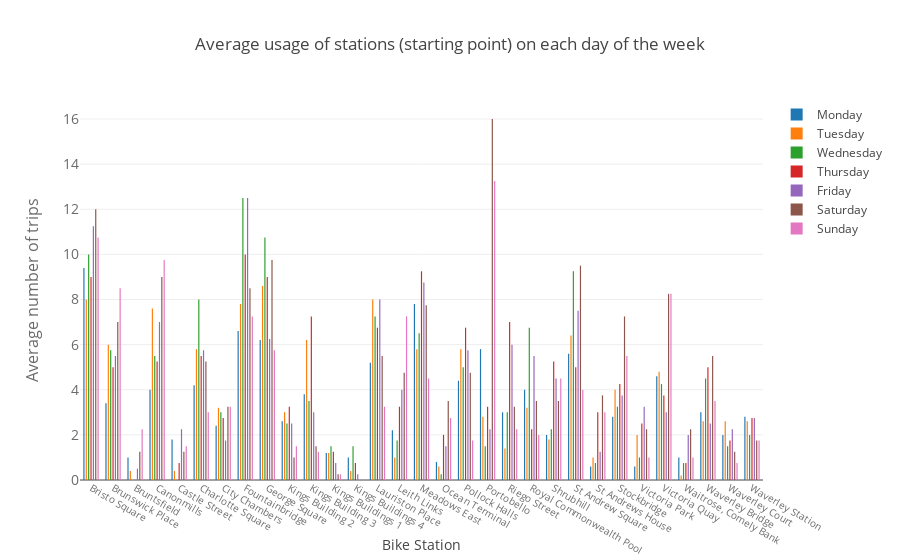

The cell this chart's notebook holds for it:
### Markdown cell above
**Next, I try to discover the which stations have largest demand on different days. I think this might be helpful for making decision about the allocation of number of bikes to different stations on different days.**

### Code cell
# Count the bike usage per station on each day, average those counts number for each day
data = []
day = ["Monday",'Tuesday','Wednesday','Thursday','Friday','Saturday','Sunday']
for j,i in enumerate(bike_df.started_at.dt.dayofweek.unique()):
    data.append(
        go.Bar(
            # Count the usage of each station
            x=bike_df[bike_df.started_at.dt.dayofweek==i].start_station_name.value_counts().sort_index().index,
            # Average the counts for each day
            y=(bike_df[bike_df.started_at.dt.dayofweek==i].start_station_name.value_counts()/
               len(bike_df[bike_df.started_at.dt.dayofweek==i].started_at.dt.day.value_counts())).sort_index(),
            name=day[j]
        )
    )

# Set the feature of the chart
layout = go.Layout(
    title='Average usage of stations (starting point) on each day of the week',
    xaxis=dict(
        title='Bike Station',
        tickfont=dict(
            size=10,
            color='rgb(107, 107, 107)'
        )
    ),
    yaxis=dict(
        title='Average number of trips',
        titlefont=dict(
            size=16,
            color='rgb(107, 107, 107)'
        ),
        tickfont=dict(
            size=14,
            color='rgb(107, 107, 107)'
        )
    ),
    barmode='group',
    bargap=0.25,
    bargroupgap=0.5
)

# Plot the graph
fig = go.Figure(data=data, layout=layout)
iplot(fig, filename='basic-bar')

### Figure 1 — Plotly figure (JSON) as saved in the notebook; plotly's stock layout.template omitted (floating-point values rounded to 4 significant figures)
{"data": [{"name": "Monday", "type": "bar", "uid": "3edd359e-f977-11e8-a8b9-9801a79eab69", "x": ["Bristo Square", "Brunswick Place", "Bruntsfield", "Canonmills", "Castle Street", "Charlotte Square", "City Chambers", "Fountainbridge", "George Square", "Kings Building 2", "Kings Building 3", "Kings Buildings 1", "Kings Buildings 4", "Lauriston Place", "Leith Links", "Meadows East", "Ocean Terminal", "Pollock Halls", "Portobello", "Riego Street", "Royal Commonwealth Pool", "Shrubhill", "St Andrew Square", "St Andrews House", "Stockbridge", "Victoria Park", "Victoria Quay", "Waitrose, Comely Bank", "Waverley Bridge", "Waverley Court", "Waverley Station"], "y": [9.4, 3.4, 1, 4, 1.8, 4.2, 2.4, 6.6, 6.2, 2.6, 3.8, 1.2, 1, 5.2, 2.2, 7.8, 0.8, 4.4, 5.8, 3, 4, 2, 5.6, 0.6, 2.8, 0.6, 4.6, 1, 3, 2, 2.8]}, {"name": "Tuesday", "type": "bar", "uid": "3edd3724-f977-11e8-928f-9801a79eab69", "x": ["Bristo Square", "Brunswick Place", "Bruntsfield", "Canonmills", "Castle Street", "Charlotte Square", "City Chambers", "Fountainbridge", "George Square", "Kings Building 2", "Kings Building 3", "Kings Buildings 1", "Kings Buildings 4", "Lauriston Place", "Leith Links", "Meadows East", "Ocean Terminal", "Pollock Halls", "Portobello", "Riego Street", "Royal Commonwealth Pool", "Shrubhill", "St Andrew Square", "St Andrews House", "Stockbridge", "Victoria Park", "Victoria Quay", "Waitrose, Comely Bank", "Waverley Bridge", "Waverley Court", "Waverley Station"], "y": [8, 6, 0.4, 7.6, 0.4, 5.8, 3.2, 7.8, 8.6, 3, 6.2, 1.2, 0.4, 8, 1, 5.8, 0.6, 5.8, 2.8, 1.4, 3.2, 1.8, 6.4, 1, 4, 2, 4.8, 0.2, 2.6, 2.6, 2.6]}, {"name": "Wednesday", "type": "bar", "uid": "3edd3800-f977-11e8-9685-9801a79eab69", "x": ["Bristo Square", "Brunswick Place", "Canonmills", "Charlotte Square", "City Chambers", "Fountainbridge", "George Square", "Kings Building 2", "Kings Building 3", "Kings Buildings 1", "Kings Buildings 4", "Lauriston Place", "Leith Links", "Meadows East", "Ocean Terminal", "Pollock Halls", "Portobello", "Riego Street", "Royal Commonwealth Pool", "Shrubhill", "St Andrew Square", "St Andrews House", "Stockbridge", "Victoria Park", "Victoria Quay", "Waitrose, Comely Bank", "Waverley Bridge", "Waverley Court", "Waverley Station"], "y": [10, 5.75, 5.5, 8, 3, 12.5, 10.75, 2.5, 3.5, 1.5, 1.5, 7.25, 1.75, 6.5, 0.25, 5, 1.5, 3, 6.75, 2.25, 9.25, 0.75, 3.25, 1, 4.25, 0.75, 4.5, 1.5, 2]}, {"name": "Thursday", "type": "bar", "uid": "3edd38b4-f977-11e8-bd1a-9801a79eab69", "x": ["Bristo Square", "Brunswick Place", "Canonmills", "Castle Street", "Charlotte Square", "City Chambers", "Fountainbridge", "George Square", "Kings Building 2", "Kings Building 3", "Kings Buildings 1", "Kings Buildings 4", "Lauriston Place", "Leith Links", "Meadows East", "Ocean Terminal", "Pollock Halls", "Portobello", "Riego Street", "Royal Commonwealth Pool", "Shrubhill", "St Andrew Square", "St Andrews House", "Stockbridge", "Victoria Park", "Victoria Quay", "Waitrose, Comely Bank", "Waverley Bridge", "Waverley Court", "Waverley Station"], "y": [9, 5, 5.25, 0.75, 5.5, 2.75, 10, 9, 3.25, 7.25, 1.25, 0.75, 6.75, 3.25, 9.25, 2, 6.75, 3.25, 7, 2.25, 5.25, 5, 3, 4.25, 2.5, 3.75, 0.75, 5, 1.75, 2.75]}, {"name": "Friday", "type": "bar", "uid": "3edd395e-f977-11e8-80ee-9801a79eab69", "x": ["Bristo Square", "Brunswick Place", "Bruntsfield", "Canonmills", "Castle Street", "Charlotte Square", "City Chambers", "Fountainbridge", "George Square", "Kings Building 2", "Kings Building 3", "Kings Buildings 1", "Kings Buildings 4", "Lauriston Place", "Leith Links", "Meadows East", "Ocean Terminal", "Pollock Halls", "Portobello", "Riego Street", "Royal Commonwealth Pool", "Shrubhill", "St Andrew Square", "St Andrews House", "Stockbridge", "Victoria Park", "Victoria Quay", "Waitrose, Comely Bank", "Waverley Bridge", "Waverley Court", "Waverley Station"], "y": [11.25, 5.5, 0.5, 7, 2.25, 5.75, 1.75, 12.5, 6.25, 2.5, 3, 0.75, 0.25, 8, 4, 8.75, 1.5, 5.75, 2.25, 6, 5.5, 4.5, 7.5, 1.25, 3.75, 3.25, 3, 2, 2.5, 2.25, 2.75]}, {"name": "Saturday", "type": "bar", "uid": "3edd39fe-f977-11e8-b8c6-9801a79eab69", "x": ["Bristo Square", "Brunswick Place", "Bruntsfield", "Canonmills", "Castle Street", "Charlotte Square", "City Chambers", "Fountainbridge", "George Square", "Kings Building 2", "Kings Building 3", "Kings Buildings 1", "Lauriston Place", "Leith Links", "Meadows East", "Ocean Terminal", "Pollock Halls", "Portobello", "Riego Street", "Royal Commonwealth Pool", "Shrubhill", "St Andrew Square", "St Andrews House", "Stockbridge", "Victoria Park", "Victoria Quay", "Waitrose, Comely Bank", "Waverley Bridge", "Waverley Court", "Waverley Station"], "y": [12, 7, 1.25, 9, 1.25, 5.25, 3.25, 8.5, 9.75, 1, 1.5, 0.25, 5.5, 4.75, 7.75, 3.5, 4.75, 16, 3.25, 3.5, 3.5, 9.5, 3.75, 7.25, 2.25, 8.25, 2.25, 5.5, 1.25, 1.75]}, {"name": "Sunday", "type": "bar", "uid": "3edd3a9e-f977-11e8-aed6-9801a79eab69", "x": ["Bristo Square", "Brunswick Place", "Bruntsfield", "Canonmills", "Castle Street", "Charlotte Square", "City Chambers", "Fountainbridge", "George Square", "Kings Building 2", "Kings Building 3", "Kings Buildings 1", "Lauriston Place", "Leith Links", "Meadows East", "Ocean Terminal", "Pollock Halls", "Portobello", "Riego Street", "Royal Commonwealth Pool", "Shrubhill", "St Andrew Square", "St Andrews House", "Stockbridge", "Victoria Park", "Victoria Quay", "Waitrose, Comely Bank", "Waverley Bridge", "Waverley Court", "Waverley Station"], "y": [10.75, 8.5, 2.25, 9.75, 1.5, 3, 3.25, 7.25, 5.75, 1.5, 1.25, 0.25, 3.25, 7.25, 4.5, 2.75, 1.75, 13.25, 2.25, 2, 4.5, 4, 3, 5.5, 1, 8.25, 1, 3.5, 0.75, 1.75]}], "layout": {"bargap": 0.25, "bargroupgap": 0.5, "barmode": "group", "title": "Average usage of stations (starting point) on each day of the week", "xaxis": {"tickfont": {"color": "rgb(107, 107, 107)", "size": 10}, "title": "Bike Station"}, "yaxis": {"tickfont": {"color": "rgb(107, 107, 107)", "size": 14}, "title": "Average number of trips", "titlefont": {"color": "rgb(107, 107, 107)", "size": 16}}}}
